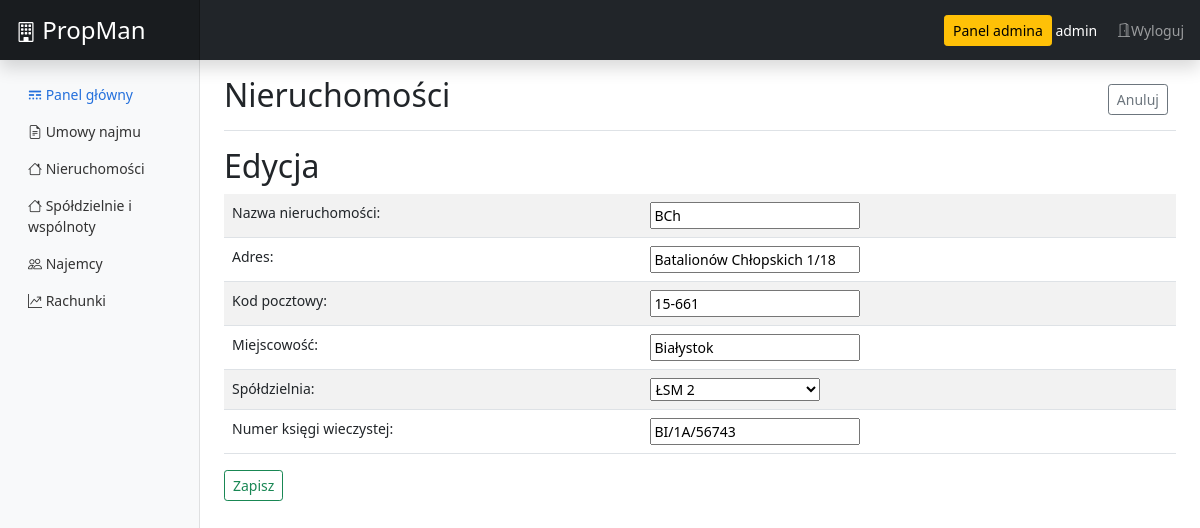
The app's page /app/forms/property/item/1/edit/ (signed in) with its own data.
### app/models.py (models this page shows, shortened)
class Property(models.Model):
    id = models.AutoField(primary_key=True)
    name = models.CharField(max_length=45, blank=False) # Property name
    address = models.CharField(max_length=198, blank=False) # Property address
    postalcode = models.CharField(max_length=6, blank=False) # Property postalcode
    city = models.CharField(max_length=45, blank=False) # Property city
    kw_number = models.CharField(max_length=15, blank=True) # Numer KW
    house_association = models.ForeignKey(HousingAssociation, on_delete=models.PROTECT, blank=True, null=True)
    class Meta:
        ordering = ['id']

### app/views.py (the view)
# urls.py: path('forms/property/item/<int:pk>/edit', views.property_form_edit, name='property_edit'),
def property_form_edit(request, pk):
    detail = get_object_or_404(Property, pk=pk)
    if request.method == "POST":
        form = PropertyForm(request.POST, instance=detail)
        if form.is_valid():
            form.save()
            messages.success(request, 'Operacja wykonana pomyślnie')
            return redirect('property_all')
        messages.error(request, 'Błąd. Operacja nieudana.')
    else:
        form = PropertyForm(instance=detail)
    return render(request, 'registration/prop/prop_edit.html', {'property_edit': form})

### app/forms.py
class PropertyForm(forms.ModelForm):
    class Meta:
        model = Property
        fields = ['name', 'address', 'postalcode', 'city', 'house_association', 'kw_number']
        labels = {
            'name': _('Nazwa'),
            'address': _('Adres'),
            'postalcode': _('Kod pocztowy'),
            'city': _('Miasto'),
            'house_association': _('Spółdzielnia/wspólnota'),
            'kw_number': _('Numer księgi wieczystej')
        }

### app/models.py (called while the page is built)
    def __str__(self):
        return self.name

### templates/registration/prop/prop_edit.html (shortened to what this page needs)
{% extends 'registration/base.html' %}
{% block content %}
<div class="d-flex justify-content-between flex-wrap flex-md-nowrap align-items-center pt-3 pb-2 mb-3 border-bottom">
  <h1 class="h2">Nieruchomości</h1>
  <div class="btn-toolbar mb-2 mb-md-0">
    <div class="btn-group me-2">
      <a href="{% url 'property_all' %}" type="button" class="btn btn-sm btn-outline-secondary">Anuluj</a>
    </div>
  </div>
</div>
<div class="">
  <h2>Edycja</h2>
  <form method="POST" class="post-form">
      <table class="table table-striped">
        <tbody>
          <tr>
            <td>Nazwa nieruchomości:</td>
            <td>{{ property_edit.name }}</td>
          </tr>
          <tr>
            <td>Adres:</td>
            <td>{{ property_edit.address }}</td>
          </tr>
          <tr>
            <td>Kod pocztowy:</td>
            <td>{{ property_edit.postalcode }}</td>
          </tr>
          <tr>
            <td>Miejscowość:</td>
            <td>{{ property_edit.city }}</td>
          </tr>
          <tr>
            <td>Spółdzielnia:</td>
            <td>{{ property_edit.house_association }}</td>
          </tr>
          <tr>
            <td>Numer księgi wieczystej:</td>
            <td>{{ property_edit.kw_number }}</td>
          </tr>
        </tbody>
      </table>
      <button type="submit" class="btn btn-sm btn-outline-success">Zapisz</button>
  </form>
</div>
{% endblock %}

### templates/registration/base.html (shortened to what this page needs)
{% load django_htmx %}
<!doctype html>
<html lang="pl">
  <head>
    {% load static %}
    <link href="https://cdn.jsdelivr.net/npm/bootstrap@5.1.3/dist/css/bootstrap.min.css" rel="stylesheet">
    <link rel="stylesheet" href="https://cdn.jsdelivr.net/npm/bootstrap-icons@1.7.2/font/bootstrap-icons.css">
    <link href="{% static 'dashboard.css' %}" rel="stylesheet" type="text/css">
  </head>
  <body hx-ext="debug, event-header">
    <header class="navbar navbar-dark sticky-top bg-dark flex-md-nowrap p-0 shadow">
      <a class="navbar-brand col-md-3 col-lg-2 me-0 px-3 fs-4" href="{% url 'index' %}">
        <i class="bi bi-building text-white fs-5"></i>
        PropMan
      </a>
        {% if user.is_authenticated %}
      <div class="navbar-nav">
        <div class="nav-item text-nowrap">
          {% if request.user.is_superuser %}
            <a type="button" class="btn btn-warning btn-secondary btn-sm btn-block" href="/admin">Panel admina</a>
          {% endif %}
          <span class="d-inline align-middle text-white">{{ user.username }}</span>
          <a class="d-inline nav-link align-middle px-3" href="{% url 'logout' %}">
            <i class="bi bi-door-open"></i>Wyloguj
          </a>
        </div>
      </div>
    </header>
    <div class="container-fluid">
      <div class="row">
        {% include 'registration/menu.html' %}
        <main class="col-md-9 ms-sm-auto col-lg-10 px-md-4">
          <div class="">
            {% block content %}
            {% endblock %}
          </div>
        </main>
      </div>
    </div>
    {% endif %}
  </body>
</html>

### static/dashboard.css (style rules this page uses)
body { font-size: .875rem; }
.navbar-brand { padding-top: .75rem; padding-bottom: .75rem; font-size: 1rem; background-color: rgba(0, 0, 0, .25); box-shadow: inset -1px 0 0 rgba(0, 0, 0, .25); }

### records on screen
Property: name "BCh", address "Batalionów Chłopskich 1/18", postalcode "15-661", city "Białystok", house_association "ŁSM 2", kw_number "BI/1A/56743"

### other values on screen
{{ user.username }} "admin"
